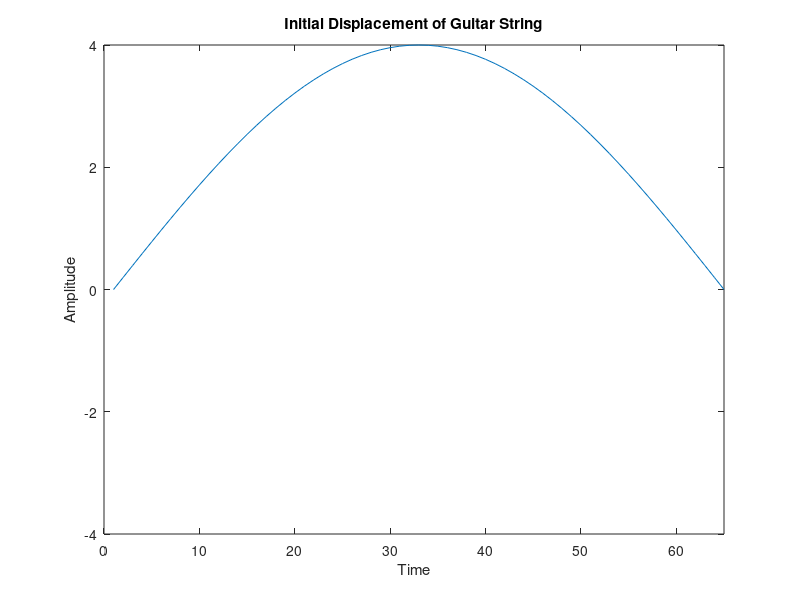

This chart was generated by the following MATLAB code:
function plot_a_sin_wave()

n=65;
State = zeros(1,n);
Distance = linspace(1,n,n);

% this makes the masses initial condition a sine curve
Vector = linspace(0,pi,n); %Changed 3 pi back to pi. (12/9/2015) 
State = [4*sin(Vector)];

plot(Distance,State);
axis([0 65 -4 4]);
xlabel('Time');
ylabel('Amplitude');
title('Initial Displacement of Guitar String');

end